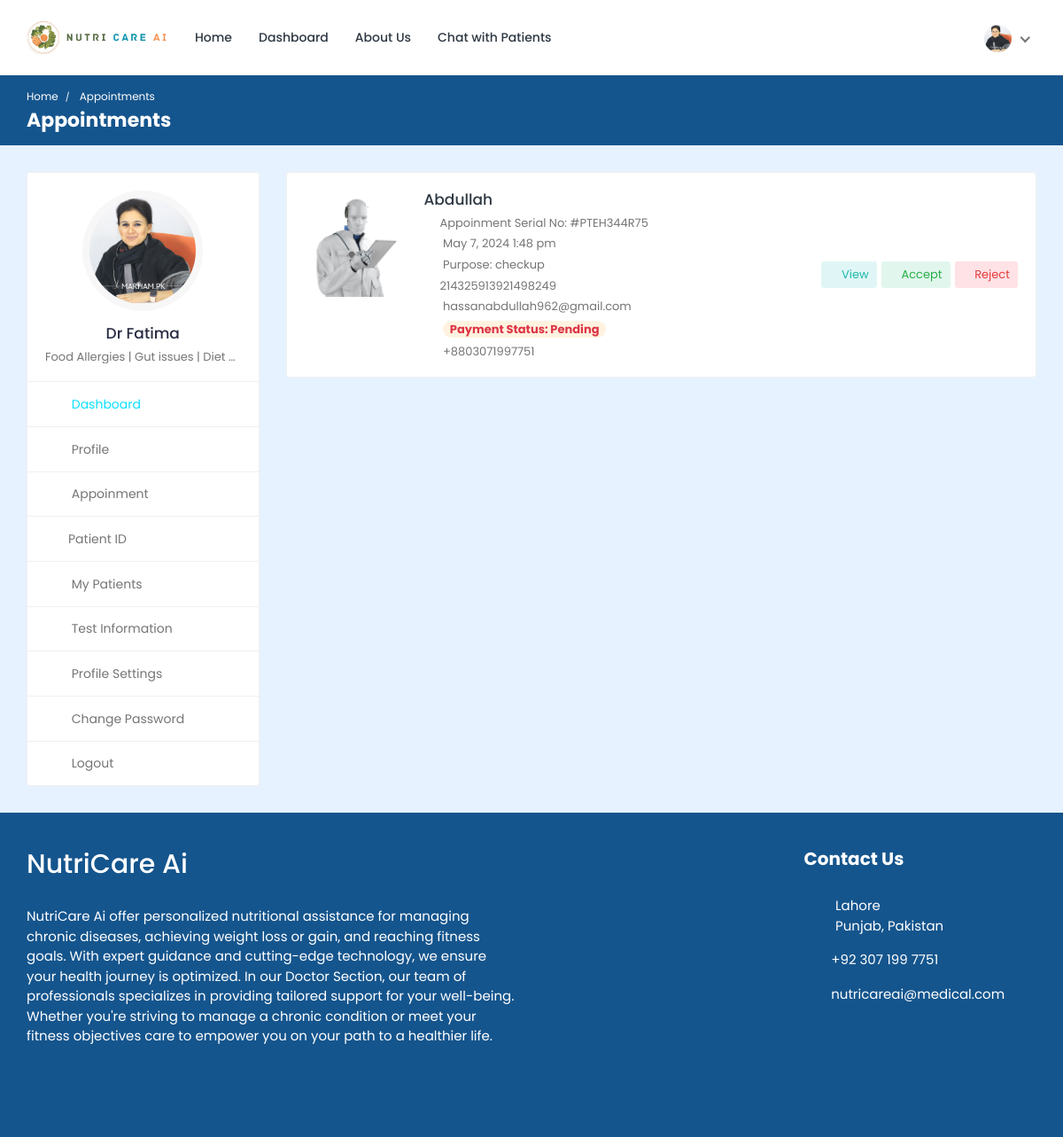
Before: /doctor/appointments/ (signed in) with the older database file.
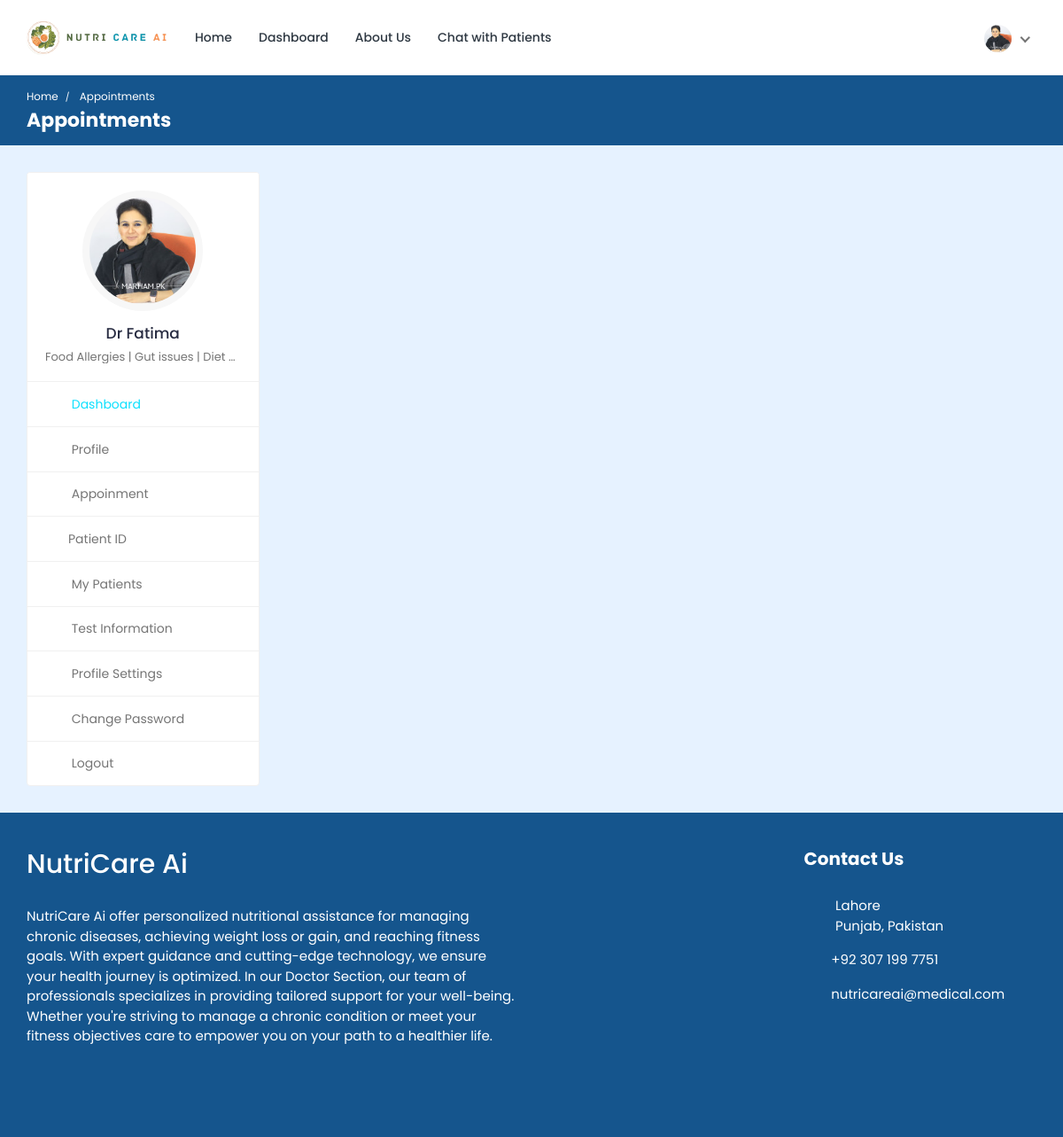
After: the same page with the newer database file.
### doctor/models.py (models this page shows, shortened)
class Doctor_Information(models.Model):
    DOCTOR_TYPE = (
        ('Nutritionist', 'Nutritionist'),
        ('Dietition', 'Dietition'),
    )
    doctor_id = models.AutoField(primary_key=True)
    user = models.OneToOneField(User, on_delete=models.CASCADE, null=True, blank=True, related_name='profile')
    name = models.CharField(max_length=200, null=True, blank=True)
    username = models.CharField(max_length=200, null=True, blank=True)
    gender = models.CharField(max_length=200, null=True, blank=True)
    description = models.TextField(max_length=1000, null=True, blank=True)
    department = models.CharField(max_length=200, choices=DOCTOR_TYPE, null=True, blank=True)
    department_name = models.ForeignKey(hospital_department, on_delete=models.SET_NULL, null=True, blank=True)
    specialization = models.ForeignKey(specialization, on_delete=models.SET_NULL, null=True, blank=True)
    featured_image = models.ImageField(upload_to='doctors/', default='doctors/user-default.png', null=True, blank=True)
    certificate_image = models.ImageField(upload_to='doctors_certificate/', default='doctors_certificate/default.png', null=True, blank=True)
    email = models.EmailField(max_length=200, null=True, blank=True)
    phone_number = models.CharField(max_length=200, null=True, blank=True)
    nid = models.CharField(max_length=200, null=True, blank=True)
    visiting_hour = models.CharField(max_length=200, null=True, blank=True)
    consultation_fee = models.IntegerField(null=True, blank=True)
    report_fee = models.IntegerField(null=True, blank=True)
    dob = models.CharField(max_length=200, null=True, blank=True)
    institute = models.CharField(max_length=200, null=True, blank=True)
    degree = models.CharField(max_length=200, null=True, blank=True)
    completion_year = models.CharField(max_length=200, null=True, blank=True)
    work_place = models.CharField(max_length=200, null=True, blank=True)
    designation = models.CharField(max_length=200, null=True, blank=True)
    start_year = models.CharField(max_length=200, null=True, blank=True)
    end_year = models.CharField(max_length=200, null=True, blank=True)
    register_status =  models.CharField(max_length=200, null=True, blank=True)
    hospital_name = models.ForeignKey(Hospital_Information, on_delete=models.SET_NULL, null=True, blank=True)

class Appointment(models.Model):
    APPOINTMENT_TYPE = (
        ('report', 'report'),
        ('checkup', 'checkup'),
    )
    APPOINTMENT_STATUS = (
        ('pending', 'pending'),
        ('confirmed', 'confirmed'),
        ('cancelled', 'cancelled'),
    )
    id = models.AutoField(primary_key=True)
    date = models.DateField(null=True, blank=True)
    time = models.CharField(max_length=200, null=True, blank=True)
    doctor = models.ForeignKey(Doctor_Information, on_delete=models.CASCADE, null=True, blank=True)
    patient = models.ForeignKey(Patient, on_delete=models.CASCADE, null=True, blank=True)
    appointment_type = models.CharField(max_length=200, choices=APPOINTMENT_TYPE)
    appointment_status = models.CharField(max_length=200, choices=APPOINTMENT_STATUS)
    serial_number = models.CharField(max_length=200, null=True, blank=True)
    payment_status = models.CharField(max_length=200, null=True, blank=True, default='pending')
    transaction_id = models.CharField(max_length=255, null=True, blank=True)
    message = models.CharField(max_length=255, null=True, blank=True)

### hospital_admin/models.py (models this page shows, shortened)
class specialization(models.Model):
    specialization_id = models.AutoField(primary_key=True)
    specialization_name = models.CharField(max_length=200, null=True, blank=True)
    hospital = models.ForeignKey(Hospital_Information, on_delete=models.CASCADE, null=True, blank=True)

### hospital/models.py (models this page shows, shortened)
class Patient(models.Model):
    patient_id = models.AutoField(primary_key=True)
    user = models.OneToOneField(User, on_delete=models.CASCADE, null=True, blank=True, related_name='patient')
    name = models.CharField(max_length=200, null=True, blank=True)
    username = models.CharField(max_length=200, null=True, blank=True)
    age = models.IntegerField(null=True, blank=True)
    email = models.EmailField(max_length=200, null=True, blank=True)
    phone_number = models.IntegerField(null=True, blank=True)
    address = models.CharField(max_length=200, null=True, blank=True)
    featured_image = models.ImageField(upload_to='patients/', default='patients/user-default.png', null=True, blank=True)
    blood_group = models.CharField(max_length=200, null=True, blank=True)
    history = models.CharField(max_length=200, null=True, blank=True)
    dob = models.CharField(max_length=200, null=True, blank=True)
    nid = models.CharField(max_length=200, null=True, blank=True)
    serial_number = models.CharField(max_length=200, null=True, blank=True)
    login_status = models.CharField(max_length=200, null=True, blank=True, default="offline")

### doctor/views.py (the view)
# urls.py: path('appointments/',views.appointments, name='appointments'),
@csrf_exempt
@login_required(login_url="doctor-login")
def appointments(request):
    doctor = Doctor_Information.objects.get(user=request.user)
    appointments = Appointment.objects.filter(doctor=doctor).filter(appointment_status='pending').order_by('date')
    context = {'doctor': doctor, 'appointments': appointments}
    return render(request, 'appointments.html', context)

### templates/appointments.html (shortened to what this page needs)
{% load static %}
<!DOCTYPE html>
<html lang="en">
  <head>
    <link
      rel="stylesheet"
      href="{% static 'HealthStack-System/css/Normal/bootstrap.min.css' %}"
    />
    <link
      rel="stylesheet"
      href="{% static 'HealthStack-System/plugins/Normal/fontawesome/css/fontawesome.min.css' %}"
    />
    <link
      rel="stylesheet"
      href="{% static 'HealthStack-System/plugins/Normal/fontawesome/css/all.min.css' %}"
    />
    <link
      rel="stylesheet"
      href="{% static 'HealthStack-System/css/Normal/style.css' %}"
    />
  </head>
  <body>
    <div class="main-wrapper">
      <header class="header">{% include 'doctor-navbar.html' %}</header>
      <div class="breadcrumb-bar">
        <div class="container-fluid">
          <div class="row align-items-center">
            <div class="col-md-12 col-12">
              <nav aria-label="breadcrumb" class="page-breadcrumb">
                <ol class="breadcrumb">
                  <li class="breadcrumb-item">
                    <a href="index-2.html">Home</a>
                  </li>
                  <li class="breadcrumb-item active" aria-current="page">
                    Appointments
                  </li>
                </ol>
              </nav>
              <h2 class="breadcrumb-title">Appointments</h2>
            </div>
          </div>
        </div>
      </div>
      <div class="content">
        <div class="container-fluid">
          <div class="row">
            <div class="col-md-5 col-lg-4 col-xl-3 theiaStickySidebar">
              <div>{% include 'doctor-sidebar.html' %}</div>
            </div>
            <div class="col-md-7 col-lg-8 col-xl-9">
              <div class="appointments">
                {% for app in appointments %}
                <div class="appointment-list">
                  <div class="profile-info-widget">
                    <a href="patient-profile.html" class="booking-doc-img">
                      <img
                        src="{{app.patient.featured_image.url}}"
                        alt="User Image"
                      />
                    </a>
                    <div class="profile-det-info">
                      <h3><a href="{%url 'patient-profile' pk=app.patient.patient_id%}">{{app.patient.name}}</a></h3>
                      <div class="patient-details">
                        <h5>
                          <i class="fas fa-file"></i>Appoinment Serial No: #PT{{app.serial_number}}
                        </h5>
                        <h5>
                          <i class="far fa-clock"></i> {{app.date}} {{app.time}}
                        </h5>
                        <h5>
                          <i class="fas fa-briefcase-medical"></i> Purpose: {{app.appointment_type}}
                        </h5>
                        <h5>
                          <i class="fas fa-map-marker-alt"></i>{{app.patient.address}}
                        </h5>
                        <h5>
                          <i class="fas fa-envelope"></i> {{app.patient.email}}
                        </h5>
                        <h5>
                          {% if app.payment_status == 'pending' %}
                          <i class="fas fa-money-check-alt"></i> <span class="badge badge-pill bg-warning-light">Payment Status: Pending</span>
                          {% endif %}
                        </h5>
                        <h5 class="mb-0">
                          <i class="fas fa-phone"></i> +880{{app.patient.phone_number}}
                        </h5>
                      </div>
                    </div>
                  </div>
                  <div class="appointment-action">
                    <a href="#" class="btn btn-sm bg-info-light" data-toggle="modal" data-target="#appt_details"><i class="far fa-eye"></i> View</a>
                    <a href="{% url 'accept-appointment' pk=app.id %}" onclick="return confirm('Accept appointment?');" class="btn btn-sm bg-success-light"><i class="fas fa-check"></i> Accept</a>
                    <a href="{% url 'reject-appointment' pk=app.id %}" onclick="return confirm('Reject Appointment?');" class="btn btn-sm bg-danger-light"><i class="fas fa-times"></i> Reject</a>
                  </div>
                </div>
                {% endfor %}
              </div>
            </div>
          </div>
        </div>
      </div>
      {% include 'footer.html' %}
    </div>
  </body>
</html>

### templates/doctor-navbar.html (shortened to what this page needs)
{% load static %}
<nav class="navbar navbar-expand-lg header-nav">
  <div class="navbar-header">
    <a href="{% url 'hospital_home'%}" class="navbar-brand logo">
      <img
        src="{% static 'HealthStack-System/images/Normal/NutriCare_Logo.png'  %}"
        class="img-fluid"
        alt="Logo"
      />
    </a>
  </div>
  <div class="main-menu-wrapper">
    <ul class="main-nav">
      <li>
        <a href="{% url 'hospital_home'%}">Home</a>
      </li>
      <li>
        <a href="{% url 'doctor-dashboard'%}">Dashboard</a>
      </li>
      <li>
        <a href="{% url 'about-us'%}">About Us</a>
      </li>
      <li>
        <a href="{% url 'chat-home' pk=user.id %}">Chat with Patients</a>
      </li>
    </ul>
  </div>
  <ul class="nav header-navbar-rht">
    <li class="nav-item contact-item">
    </li>
    <li class="nav-item dropdown has-arrow logged-item">
      <a href="#" class="dropdown-toggle nav-link" data-toggle="dropdown">
        <span class="user-img">
          <img
            class="rounded-circle"
            src="{{ doctor.featured_image.url }}"
            width="31"
            alt="Darren Elder"
          />
        </span>
      </a>
    </li>
  </ul>
</nav>

### templates/doctor-sidebar.html (shortened to what this page needs)
{% load static %}
<div class="profile-sidebar">
  <div class="widget-profile pro-widget-content">
    <div class="profile-info-widget">
      <a href="#" class="booking-doc-img">
        <img
          src="{{ doctor.featured_image.url }}"
          alt="User Image"
        />
      </a>
      <div class="profile-det-info">
        <h3>{{ doctor.name }}</h3>
        <div class="patient-details">
          <h5 class="mb-0">{{doctor.specialization.specialization_name}}</h5>
        </div>
      </div>
    </div>
  </div>
  <div class="dashboard-widget">
    <nav class="dashboard-menu sidebar">
      <ul>
        <li class="active">
          <a href="{% url 'doctor-dashboard' %}">
            <i class="fas fa-columns"></i>
            <span>Dashboard</span>
          </a>
        </li>
        <li>
        <a href="{% url 'doctor-profile' pk=doctor.doctor_id %}">
          <i class="fas fa-user"></i>
          <span>Profile</span>
        </a>
      </li>
        <li>
          <a href="{% url 'appointments'%}">
            <i class="fas fa-user-circle"></i>
            <span>Appoinment</span>
          </a>
        </li>
        <li class="nav-item has-submenu">
            <a href="#" class="nav-link"><i class="fas fa-search"></i><span>Patient ID</span></a>
        </li>
        <li>
          <a href="{% url 'my-patients' %}">
            <i class="fas fa-user-injured"></i>
            <span>My Patients</span>
          </a>
        </li>
        <li>
          <a href="{% url 'doctor-test-list'%}" target="_blank">
            <i class="fas fa-hourglass-start"></i>
            <span>Test Information</span>
          </a>
        </li>
        <li>
          <a
            href="{% url 'doctor-profile-settings' %}"
          >
            <i class="fas fa-user-cog"></i>
            <span>Profile Settings</span>
          </a>
        </li>
        <li>
          <a href="{% url 'doctor-change-password' pk=user.id%}">
            <i class="fas fa-lock"></i>
            <span>Change Password</span>
          </a>
        </li>
        <li>
          <a href="{% url 'doctor-logout'%}">
            <i class="fas fa-sign-out-alt"></i>
            <span>Logout</span>
          </a>
        </li>
      </ul>
    </nav>
  </div>
</div>

### templates/footer.html
{% load static %}
<footer class="footer">
    <div class="footer-top">
      <div class="container-fluid">
        <div class="row">
          <div class="col-lg-6 col-md-6">
            <div class="footer-widget footer-about">
              <div class="footer-logo">
                <h2 style="color: white;">NutriCare Ai</h2>
              </div>
              <div class="footer-about-content">
                <p>
                  NutriCare Ai offer personalized nutritional assistance for managing chronic diseases, achieving weight loss or gain, and reaching fitness goals. With expert guidance and cutting-edge technology, we ensure your health journey is optimized. In our Doctor Section, our team of professionals specializes in providing tailored support for your well-being. Whether you're striving to manage a chronic condition or meet your fitness objectives care to empower you on your path to a healthier life.
                </p>
                <br>
                <div class="social-icon">
                  <ul>
                    <li>
                      <a href="#" target="_blank"
                        ><i class="fab fa-facebook-f"></i>
                      </a>
                    </li>
                    <li>
                      <a href="#" target="_blank"
                        ><i class="fab fa-twitter"></i>
                      </a>
                    </li>
                    <li>
                      <a href="#" target="_blank"
                        ><i class="fab fa-linkedin-in"></i
                      ></a>
                    </li>
                    <li>
                      <a href="#" target="_blank"
                        ><i class="fab fa-instagram"></i
                      ></a>
                    </li>
                    <li>
                      <a href="#" target="_blank"
                        ><i class="fab fa-dribbble"></i>
                      </a>
                    </li>
                  </ul>
                </div>
              </div>
            </div>
          </div>
          <div class="col-lg-3 col-md-6">
          </div>
          <div class="col-lg-3 col-md-6">
            <div class="footer-widget footer-contact">
              <h2 class="footer-title">Contact Us</h2>
              <div class="footer-contact-info">
                <div class="footer-address">
                  <span><i class="fas fa-map-marker-alt"></i></span>
                  <p>
                    Lahore<br />
                    Punjab, Pakistan
                  </p>
                </div>
                <p>
                  <i class="fas fa-phone-alt"></i>
                  +92 307 199 7751
                </p>
                <p class="mb-0">
                  <i class="fas fa-envelope"></i>
                  nutricareai@medical.com
                </p>
              </div>
            </div>
          </div>
        </div>
      </div>
    </div>
  </footer>

Changed rows visible on the page:
removed Appointment: patient.featured_image (picture), patient.name "Abdullah", serial_number "EH344R75", date "May 7, 2024", time "1:48 pm", appointment_type "checkup", patient.address "214325913921498249", patient.email "hassanabdullah962@gmail.com", payment_status "pending" (drawn), patient.phone_number "3071997751"
